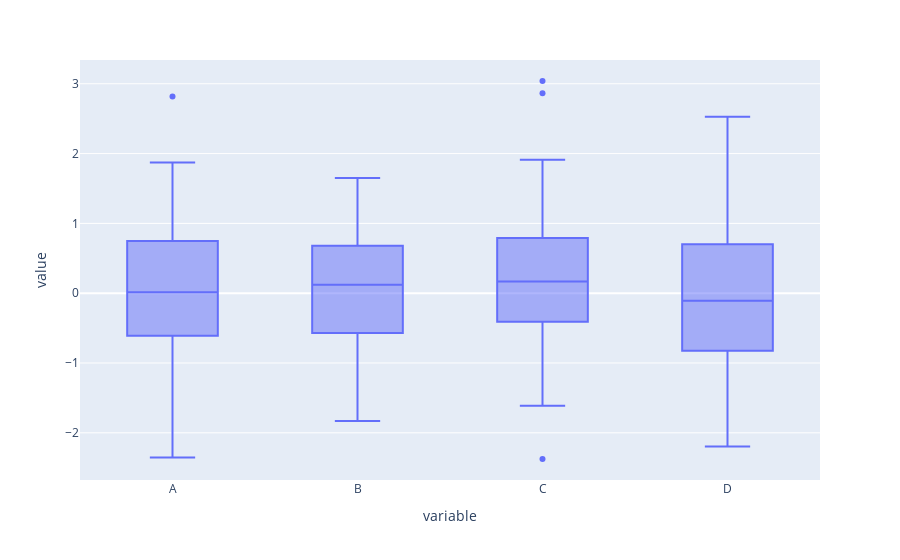

Notebook code for this chart:
### Code cell
fig = px.box(df, y=df.columns) 
fig.show()

### Figure 1 — Plotly figure (JSON) as saved in the notebook; plotly's stock layout.template omitted (floating-point values rounded to 4 significant figures; data arrays with more than 128 entries replaced by an {"elided": "..."} marker saying what was removed)
{"data": [{"alignmentgroup": "True", "hovertemplate": "variable=%{x}<br>value=%{y}<extra></extra>", "legendgroup": "", "marker": {"color": "#636efa"}, "name": "", "notched": false, "offsetgroup": "", "orientation": "v", "showlegend": false, "type": "box", "x": {"elided": "400 str values"}, "x0": " ", "xaxis": "x", "y": {"elided": "400 float values"}, "y0": " ", "yaxis": "y"}], "layout": {"boxmode": "group", "legend": {"tracegroupgap": 0}, "margin": {"t": 60}, "xaxis": {"anchor": "y", "domain": [0, 1], "title": {"text": "variable"}}, "yaxis": {"anchor": "x", "domain": [0, 1], "title": {"text": "value"}}}}
